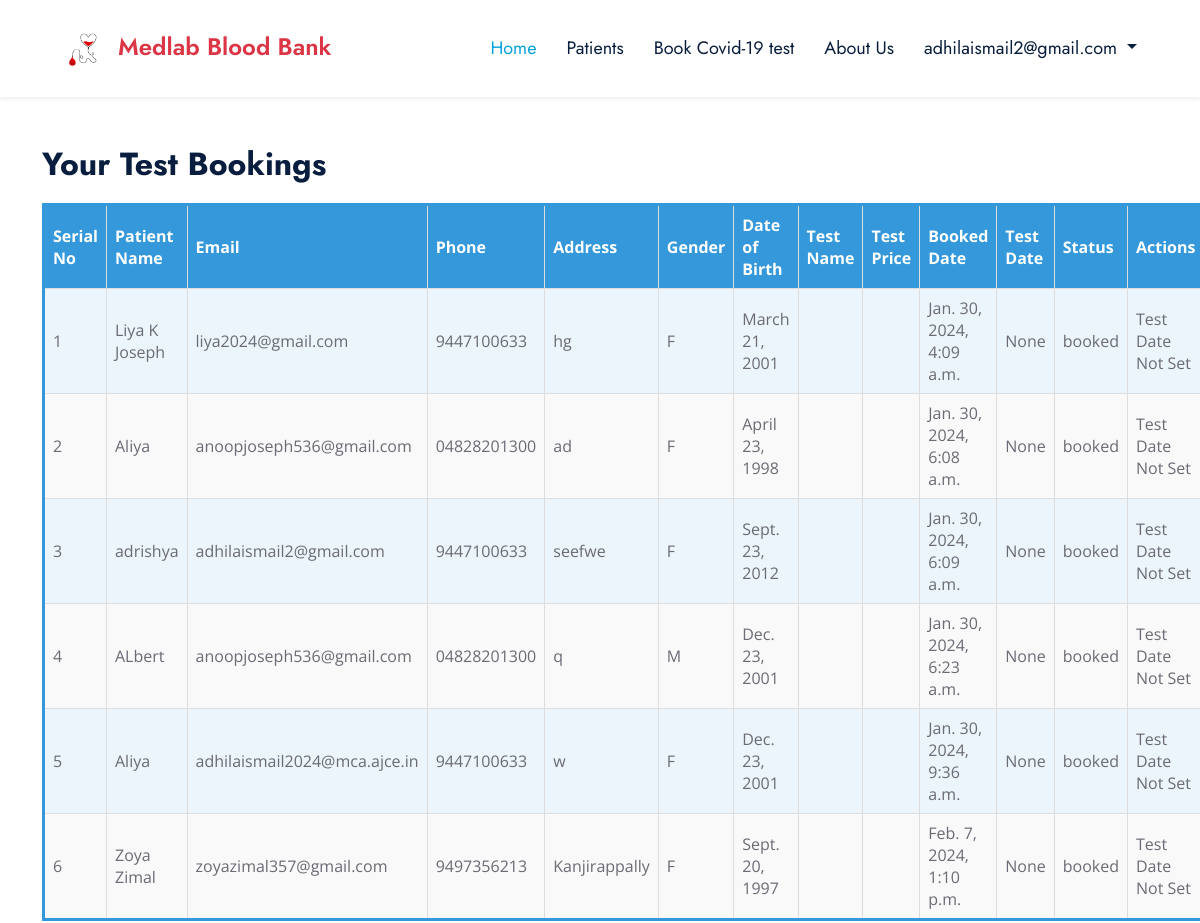
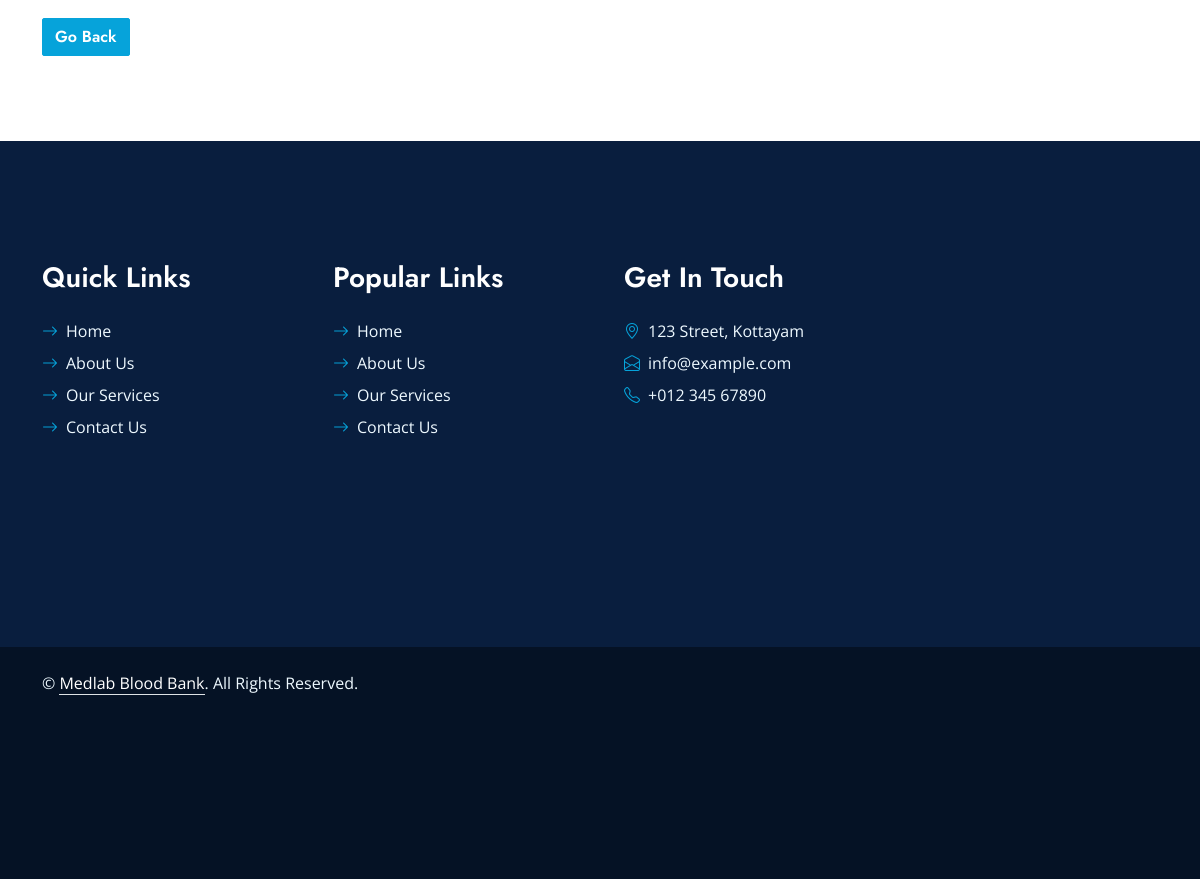
The app's page /viewtestbookings/ (signed in), older data (2 pictures, top to bottom).
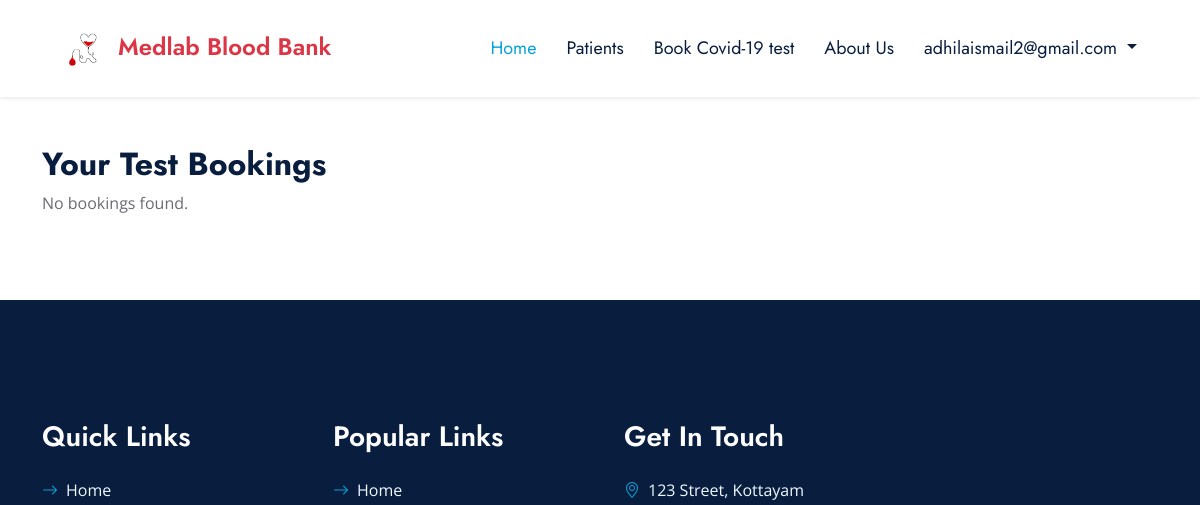
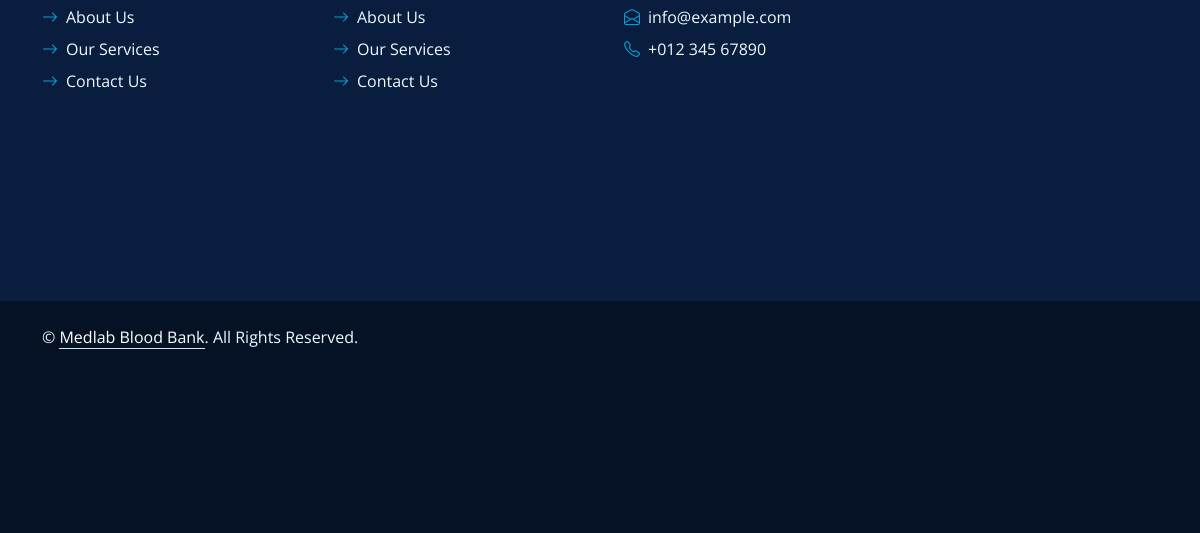
The same page, newer data (2 pictures, top to bottom).
### website/models.py (models this page shows, shortened)
class CustomUser(AbstractUser):
    DONOR = 1
    HOSPITAL = 2
    STAFF = 3
    REGISTEREDDONOR = 4
    LABSTAFF = 5
    ROLE_CHOICE = (
        (DONOR, 'DONOR'),
        (HOSPITAL, 'HOSPITAL'),
        (STAFF, 'STAFF'),
        (REGISTEREDDONOR, 'REGISTEREDDONOR'),
        (LABSTAFF, 'LABSTAFF'),
    )
    username=None
    first_name = None
    last_name = None
    USERNAME_FIELD = 'email'
    email = models.EmailField(max_length=100, unique=True)
    phone = models.CharField(max_length=12, blank=True)
    password = models.CharField(max_length=128)
    role = models.IntegerField(choices=ROLE_CHOICE,default='1')
    is_admin = models.BooleanField(default=False)
    is_staff = models.BooleanField(default=False)
    is_active = models.BooleanField(default=True)
    is_superadmin = models.BooleanField(default=False)
    patient = models.OneToOneField('website.Patient', on_delete=models.CASCADE, null=True, blank=True, related_name='user_patient')
    REQUIRED_FIELDS = ['phone']
    objects = UserManager()

class Booking(models.Model):
    STATUS_CHOICES = (
        ('booked', 'Booked'),
        ('cancelled', 'Cancelled'),
        ('expired', 'Expired'),
    )
    patient = models.ForeignKey(Patient, on_delete=models.CASCADE)
    booked_date = models.DateTimeField(auto_now_add=True)
    test_date = models.DateField( null=True,blank=True)
    status = models.CharField(max_length=20, choices=STATUS_CHOICES, default='booked')

class Patient(models.Model):
    user = models.ForeignKey(CustomUser, on_delete=models.CASCADE, default=1, related_name='patient_user')
    full_name = models.CharField(max_length=255)
    email = models.EmailField()
    phone = models.CharField(max_length=15)
    address = models.TextField()
    gender = models.CharField(max_length=1, choices=[('M', 'Male'), ('F', 'Female'), ('O', 'Other')])
    date_of_birth = models.DateField()
    selected_test = models.ForeignKey(LaboratoryTest, on_delete=models.SET_NULL, null=True, blank=True)
    status = models.IntegerField(default=0)

### website/views.py (the view)
# urls.py: path('viewtestbookings/', views.viewtestbookings, name='viewtestbookings'),
@login_required
def viewtestbookings(request):
    patient = request.user.id
    bookings = []
    variable = Patient.objects.filter(user_id=patient)
    if variable.exists():
        for i in variable:
            bookings.extend(Booking.objects.filter(patient_id=i.id))
        bookings = [booking for booking in bookings if booking.status != 'cancelled']
        for booking in bookings:
            if booking.test_date:
                if isinstance(booking.test_date, datetime.date):
                    time_difference = booking.test_date - datetime.date.today()
                    booking.is_cancelable = (
                        time_difference.days > 0
                    )
                    print(f"Booking for {booking.patient.full_name} - is_cancelable: {booking.is_cancelable}")
                    print(f"Booked Date: {booking.booked_date}")
                    print(f"Test Date: {booking.test_date}")
                else:
                    print(f"Invalid test_date for {booking.patient.full_name}: {booking.test_date}")
    else:
        print("No bookings found for the patient.")
    context = {'bookings': bookings}
    return render(request, 'viewtestbookings.html', context)

### templates/viewtestbookings.html (shortened to what this page needs)
{% extends 'baselab.html' %}
{% block content %}
<div class="container">
    <br><br>
    <h2>Your Test Bookings</h2>
    {% if bookings %}
        <table border="1">
            <thead>
                <tr>
                    <th>Serial No</th>
                    <th>Patient Name</th>
                    <th>Email</th>
                    <th>Phone</th>
                    <th>Address</th>
                    <th>Gender</th>
                    <th>Date of Birth</th>
                    <th>Test Name</th>
                    <th>Test Price</th>
                    <th>Booked Date</th>
                    <th>Test Date</th>
                    <th>Status</th>
                    <th>Actions</th>
                </tr>
            </thead>
            <tbody>
                {% for booking in bookings %}
                    <tr>
                        <td>{{ forloop.counter }}</td>
                        <td>{{ booking.patient.full_name }}</td>
                        <td>{{ booking.patient.email }}</td>
                        <td>{{ booking.patient.phone }}</td>
                        <td>{{ booking.patient.address }}</td>
                        <td>{{ booking.patient.gender }}</td>
                        <td>{{ booking.patient.date_of_birth }}</td>
                        <td>{{ booking.patient.selected_test.test_name }}</td>
                        <td>{{ booking.patient.selected_test.test_price }}</td>
                        <td>{{ booking.booked_date }}</td>
                        <td>{{ booking.test_date }}</td>
                        <td>{{ booking.status }}</td>
                        <td>
                            {% if booking.test_date %}
                                {% if booking.is_cancelable %}
                                    <button class="btn btn-danger cancel-booking-btn" data-booking-id="{{ booking.id }}">Cancel</button>
                                {% elif booking.test_date > timezone.now %}
                                    Booked
                                {% else %}
                                    Expired
                                {% endif %}
                            {% else %}
                                Test Date Not Set
                            {% endif %}
                        </td>
                    </tr>
                {% endfor %}
            </tbody>
        </table>
        <div class="go-back-button">
            <a href="{% url 'homelab' %}" class="btn btn-primary">Go Back</a>
        </div>
    {% else %}
        <p>No bookings found.</p>
    {% endif %}
</div>
{% endblock %}

### templates/baselab.html (shortened to what this page needs)
{% load static %}
<html lang="en">
<head>
    <link href="https://cdnjs.cloudflare.com/ajax/libs/font-awesome/5.10.0/css/all.min.css" rel="stylesheet">
    <link href="https://cdn.jsdelivr.net/npm/bootstrap-icons@1.4.1/font/bootstrap-icons.css" rel="stylesheet">
    <link href="{% static 'lib/owlcarousel/assets/owl.carousel.min.css' %}" rel="stylesheet">
    <link href="{% static 'lib/animate/animate.min.css' %}" rel="stylesheet">
    <link href="{% static 'lib/tempusdominus/css/tempusdominus-bootstrap-4.min.css' %}" rel="stylesheet" />
    <link href="{% static 'lib/twentytwenty/twentytwenty.css' %}" rel="stylesheet" />
    <link href="{% static 'css/bootstrap.min.css' %}" rel="stylesheet">
    <link href="{% static 'css/style.css' %}" rel="stylesheet">
</head>
<body>
    <nav class="navbar navbar-expand-lg bg-white navbar-light shadow-sm px-5 py-3 py-lg-0">
        <a href="{% url 'homebloodbank' %}" class="navbar-brand p-0">
            <h4 class="m-0 text-danger"><img height="40px" width="70px" src="{% static 'img/logo.png' %}">Medlab Blood Bank</h4>
        </a>
        <div class="collapse navbar-collapse" id="navbarCollapse">
            <div class="navbar-nav ms-auto py-0">
                <a href="{% url 'homelab' %}" class="nav-item nav-link active">Home</a>
                <a href="#" class="nav-item nav-link">Patients</a>
                <a href="#" class="nav-item nav-link">Book Covid-19 test</a>
                <a href="#" class="nav-item nav-link">About Us</a>
                {% if user.is_authenticated %}
                    <div class="nav-item dropdown">
                        <a class="nav-link dropdown-toggle" href="#" id="userDropdown" role="button" data-bs-toggle="dropdown" aria-haspopup="true" aria-expanded="false">
                            {{ user.email }}
                        </a>
                    </div>
                {% else %}
                    <a href="{% url 'loginn' %}" class="nav-item nav-link">Login</a>
                {% endif %}
            </div>
        </div>
    </nav>
{% block content %}{% endblock %}
<div class="container-fluid bg-dark text-light py-5 wow fadeInUp" data-wow-delay="0.3s" style="margin-top: -75px;">
    <div class="container pt-5">
        <div class="row g-5 pt-4">
            <div class="col-lg-3 col-md-6">
                <h3 class="text-white mb-4">Quick Links</h3>
                <div class="d-flex flex-column justify-content-start">
                    <a class="text-light mb-2" href="#"><i class="bi bi-arrow-right text-primary me-2"></i>Home</a>
                    <a class="text-light mb-2" href="#"><i class="bi bi-arrow-right text-primary me-2"></i>About Us</a>
                    <a class="text-light mb-2" href="#"><i class="bi bi-arrow-right text-primary me-2"></i>Our Services</a>
                    <a class="text-light" href="#"><i class="bi bi-arrow-right text-primary me-2"></i>Contact Us</a>
                </div>
            </div>
            <div class="col-lg-3 col-md-6">
                <h3 class="text-white mb-4">Popular Links</h3>
                <div class="d-flex flex-column justify-content-start">
                    <a class="text-light mb-2" href="#"><i class="bi bi-arrow-right text-primary me-2"></i>Home</a>
                    <a class="text-light mb-2" href="#"><i class="bi bi-arrow-right text-primary me-2"></i>About Us</a>
                    <a class="text-light mb-2" href="#"><i class="bi bi-arrow-right text-primary me-2"></i>Our Services</a>
                    <a class="text-light" href="#"><i class="bi bi-arrow-right text-primary me-2"></i>Contact Us</a>
                </div>
            </div>
            <div class="col-lg-3 col-md-6">
                <h3 class="text-white mb-4">Get In Touch</h3>
                <p class="mb-2"><i class="bi bi-geo-alt text-primary me-2"></i>123 Street, Kottayam</p>
                <p class="mb-2"><i class="bi bi-envelope-open text-primary me-2"></i>info@example.com</p>
                <p class="mb-0"><i class="bi bi-telephone text-primary me-2"></i>+012 345 67890</p>
            </div>
        </div>
    </div>
</div>
<div class="container-fluid text-light py-4" style="background: #051225;">
    <div class="container">
        <div class="row g-0">
            <div class="col-md-6 text-center text-md-start">
                <p class="mb-md-0">&copy; <a class="text-white border-bottom" href="#">Medlab Blood Bank</a>. All Rights Reserved.</p>
            </div>
        </div>
    </div>
</div>
</body>
</html>

### static/css/style.css (style rules this page uses)
:root { --primary: #06A3DA; --secondary: #F57E57; --light: #EEF9FF; --dark: #091E3E; --medium:#a82f2f; }
h1, h2, .font-weight-bold { font-weight: 700 !important; }
h3, h4, .font-weight-semi-bold { font-weight: 600 !important; }
.navbar-light .navbar-nav .nav-link { font-family: 'Jost', sans-serif; padding: 35px 15px; font-size: 18px; color: var(--dark); outline: none; transition: .5s; }
.navbar-light .navbar-nav .nav-link:hover, .navbar-light .navbar-nav .nav-link.active { color: var(--primary); }

### templates/viewtestbookings.html (style rules this page uses)
.container { margin-bottom: 160px; }

Row changes from the older to the newer data that the page shows:
removed Booking: patient.full_name "Liya K Joseph", patient.email "liya2024@gmail.com", patient.phone "9447100633", patient.address "hg", patient.gender "F", patient.date_of_birth "March 21, 2001", booked_date "Jan. 30, 2024, 4:09 a.m.", test_date "None", status "booked", shows "Test Date Not Set"
removed Booking: patient.full_name "Aliya", patient.email "anoopjoseph536@gmail.com", patient.phone "04828201300", patient.address "ad", patient.gender "F", patient.date_of_birth "April 23, 1998", booked_date "Jan. 30, 2024, 6:08 a.m.", test_date "None", status "booked", shows "Test Date Not Set"
removed Booking: patient.full_name "adrishya", patient.email "adhilaismail2@gmail.com", patient.phone "9447100633", patient.address "seefwe", patient.gender "F", patient.date_of_birth "Sept. 23, 2012", booked_date "Jan. 30, 2024, 6:09 a.m.", test_date "None", status "booked", shows "Test Date Not Set"
removed Booking: patient.full_name "ALbert", patient.email "anoopjoseph536@gmail.com", patient.phone "04828201300", patient.address "q", patient.gender "M", patient.date_of_birth "Dec. 23, 2001", booked_date "Jan. 30, 2024, 6:23 a.m.", test_date "None", status "booked", shows "Test Date Not Set"
removed Booking: patient.full_name "Aliya", patient.email "adhilaismail2024@mca.ajce.in", patient.phone "9447100633", patient.address "w", patient.gender "F", patient.date_of_birth "Dec. 23, 2001", booked_date "Jan. 30, 2024, 9:36 a.m.", test_date "None", status "booked", shows "Test Date Not Set"
removed Booking: patient.full_name "Zoya Zimal", patient.email "zoyazimal357@gmail.com", patient.phone "9497356213", patient.address "Kanjirappally", patient.gender "F", patient.date_of_birth "Sept. 20, 1997", booked_date "Feb. 7, 2024, 1:10 p.m.", test_date "None", status "booked", shows "Test Date Not Set"
Text that changed along with them:
text no longer shown: "Serial No Patient Name Email Phone Address Gender Date of Birth Test Name Test Price Booked Date Test Date Status Actions Go Back"
text now shown: "No bookings found."
